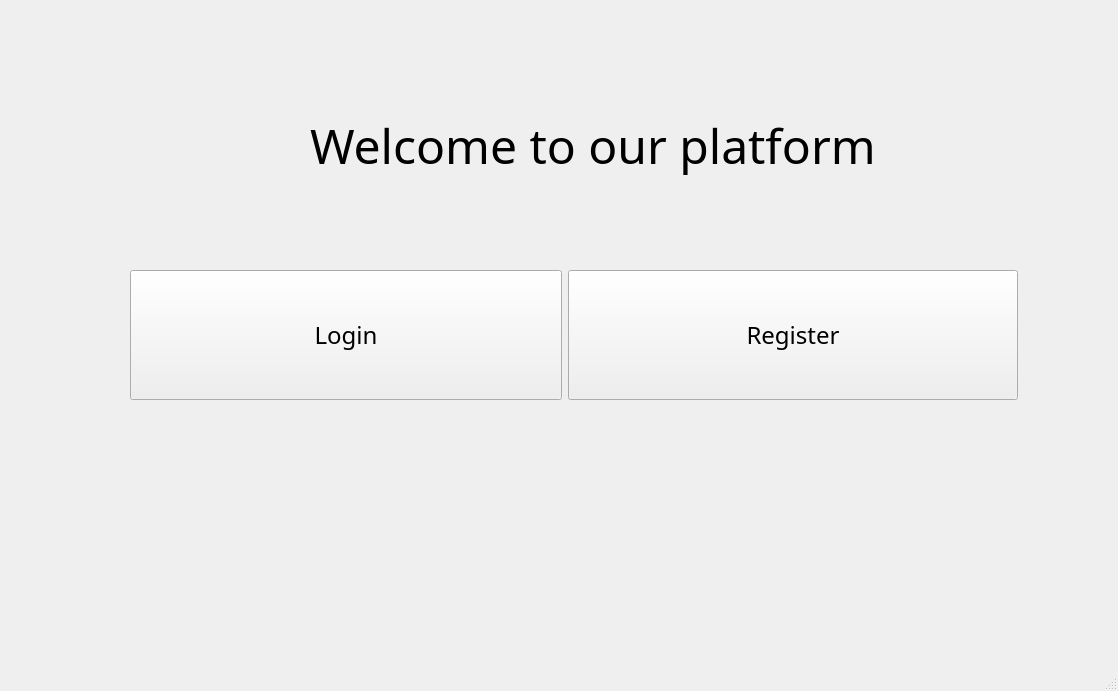
<?xml version="1.0" encoding="UTF-8"?>
<ui version="4.0">
 <class>MainWindow</class>
 <widget class="QMainWindow" name="MainWindow">
  <property name="geometry">
   <rect>
    <x>0</x>
    <y>0</y>
    <width>1118</width>
    <height>691</height>
   </rect>
  </property>
  <property name="windowTitle">
   <string>MainWindow</string>
  </property>
  <widget class="QWidget" name="centralwidget">
   <widget class="QStackedWidget" name="stackedWidget">
    <property name="geometry">
     <rect>
      <x>0</x>
      <y>0</y>
      <width>1111</width>
      <height>661</height>
     </rect>
    </property>
    <widget class="QWidget" name="homePage">
     <widget class="QLabel" name="title_homePage">
      <property name="geometry">
       <rect>
        <x>310</x>
        <y>90</y>
        <width>601</width>
        <height>111</height>
       </rect>
      </property>
      <property name="font">
       <font>
        <family>Maiandra GD</family>
        <pointsize>36</pointsize>
        <bold>false</bold>
       </font>
      </property>
      <property name="text">
       <string>Welcome to our platform</string>
      </property>
     </widget>
     <widget class="QWidget" name="horizontalLayoutWidget_3">
      <property name="geometry">
       <rect>
        <x>130</x>
        <y>260</y>
        <width>888</width>
        <height>151</height>
       </rect>
      </property>
      <layout class="QHBoxLayout" name="horizontalLayout_3">
       <item>
        <widget class="QPushButton" name="loginButtonHomePage">
         <property name="minimumSize">
          <size>
           <width>430</width>
           <height>130</height>
          </size>
         </property>
         <property name="font">
          <font>
           <family>Maiandra GD</family>
           <pointsize>18</pointsize>
          </font>
         </property>
         <property name="text">
          <string>Login</string>
         </property>
        </widget>
       </item>
       <item>
        <widget class="QPushButton" name="registerButtonHomePage">
         <property name="minimumSize">
          <size>
           <width>450</width>
           <height>130</height>
          </size>
         </property>
         <property name="font">
          <font>
           <family>Maiandra GD</family>
           <pointsize>18</pointsize>
          </font>
         </property>
         <property name="text">
          <string>Register</string>
         </property>
        </widget>
       </item>
      </layout>
     </widget>
    </widget>
    <widget class="QWidget" name="loginPage">
     <widget class="QWidget" name="horizontalLayoutWidget_2">
      <property name="geometry">
       <rect>
        <x>10</x>
        <y>10</y>
        <width>1091</width>
        <height>51</height>
       </rect>
      </property>
      <layout class="QHBoxLayout" name="horizontalLayout_2">
       <item>
        <spacer name="horizontalSpacer_3">
         <property name="orientation">
          <enum>Qt::Horizontal</enum>
         </property>
         <property name="sizeHint" stdset="0">
          <size>
           <width>40</width>
           <height>20</height>
          </size>
         </property>
        </spacer>
       </item>
       <item>
        <widget class="QLabel" name="titleRegisterPage_2">
         <property name="font">
          <font>
           <family>Maiandra GD</family>
           <pointsize>16</pointsize>
          </font>
         </property>
         <property name="text">
          <string>Welcome to our platform</string>
         </property>
        </widget>
       </item>
       <item>
        <spacer name="horizontalSpacer_4">
         <property name="orientation">
          <enum>Qt::Horizontal</enum>
         </property>
         <property name="sizeHint" stdset="0">
          <size>
           <width>40</width>
           <height>20</height>
          </size>
         </property>
        </spacer>
       </item>
      </layout>
     </widget>
     <widget class="QWidget" name="gridLayoutWidget">
      <property name="geometry">
       <rect>
        <x>330</x>
        <y>120</y>
        <width>491</width>
        <height>421</height>
       </rect>
      </property>
      <layout class="QGridLayout" name="gridLayout">
       <item row="0" column="0">
        <widget class="QGroupBox" name="loginGroupBox">
         <property name="font">
          <font>
           <family>Maiandra GD</family>
           <pointsize>14</pointsize>
          </font>
         </property>
         <property name="title">
          <string>Login</string>
         </property>
         <widget class="QLabel" name="emailLoginPage">
          <property name="geometry">
           <rect>
            <x>60</x>
            <y>70</y>
            <width>181</width>
            <height>31</height>
           </rect>
          </property>
          <property name="font">
           <font>
            <family>Maiandra GD</family>
            <pointsize>14</pointsize>
           </font>
          </property>
          <property name="text">
           <string>Enter your email</string>
          </property>
         </widget>
         <widget class="QPlainTextEdit" name="passInputLoginPage">
          <property name="geometry">
           <rect>
            <x>60</x>
            <y>180</y>
            <width>291</width>
            <height>41</height>
           </rect>
          </property>
         </widget>
         <widget class="QPlainTextEdit" name="inputEmailLoginPage">
          <property name="geometry">
           <rect>
            <x>60</x>
            <y>100</y>
            <width>291</width>
            <height>41</height>
           </rect>
          </property>
         </widget>
         <widget class="QLabel" name="passLoginPage">
          <property name="geometry">
           <rect>
            <x>60</x>
            <y>140</y>
            <width>181</width>
            <height>31</height>
           </rect>
          </property>
          <property name="font">
           <font>
            <family>Maiandra GD</family>
            <pointsize>14</pointsize>
           </font>
          </property>
          <property name="text">
           <string>Enter your password</string>
          </property>
         </widget>
         <widget class="QPushButton" name="loginButtonLoginPage">
          <property name="geometry">
           <rect>
            <x>140</x>
            <y>230</y>
            <width>141</width>
            <height>41</height>
           </rect>
          </property>
          <property name="font">
           <font>
            <family>Maiandra GD</family>
            <pointsize>14</pointsize>
           </font>
          </property>
          <property name="text">
           <string>Login</string>
          </property>
         </widget>
         <widget class="QLabel" name="announceLoginPage">
          <property name="geometry">
           <rect>
            <x>50</x>
            <y>310</y>
            <width>281</width>
            <height>51</height>
           </rect>
          </property>
          <property name="font">
           <font>
            <family>Maiandra GD</family>
            <pointsize>14</pointsize>
           </font>
          </property>
          <property name="text">
           <string>Don't you have an account?</string>
          </property>
         </widget>
         <widget class="QPushButton" name="registerButtonLoginPage">
          <property name="geometry">
           <rect>
            <x>310</x>
            <y>320</y>
            <width>121</width>
            <height>31</height>
           </rect>
          </property>
          <property name="font">
           <font>
            <family>Maiandra GD</family>
            <pointsize>14</pointsize>
           </font>
          </property>
          <property name="styleSheet">
           <string notr="true">border: 0px;</string>
          </property>
          <property name="text">
           <string>Register here</string>
          </property>
         </widget>
        </widget>
       </item>
      </layout>
     </widget>
    </widget>
    <widget class="QWidget" name="registerPage">
     <widget class="QGroupBox" name="registerGroupBox">
      <property name="geometry">
       <rect>
        <x>330</x>
        <y>70</y>
        <width>451</width>
        <height>551</height>
       </rect>
      </property>
      <property name="font">
       <font>
        <family>Maiandra GD</family>
        <pointsize>14</pointsize>
       </font>
      </property>
      <property name="title">
       <string>Register</string>
      </property>
      <widget class="QPushButton" name="regsiterButton">
       <property name="geometry">
        <rect>
         <x>130</x>
         <y>410</y>
         <width>171</width>
         <height>41</height>
        </rect>
       </property>
       <property name="font">
        <font>
         <family>Maiandra GD</family>
         <pointsize>14</pointsize>
        </font>
       </property>
       <property name="text">
        <string>Register</string>
       </property>
      </widget>
      <widget class="QPlainTextEdit" name="cpassInputRegisterPage">
       <property name="geometry">
        <rect>
         <x>70</x>
         <y>340</y>
         <width>291</width>
         <height>41</height>
        </rect>
       </property>
      </widget>
      <widget class="QLabel" name="emailRegisterPage">
       <property name="geometry">
        <rect>
         <x>70</x>
         <y>60</y>
         <width>181</width>
         <height>31</height>
        </rect>
       </property>
       <property name="font">
        <font>
         <family>Maiandra GD</family>
         <pointsize>14</pointsize>
        </font>
       </property>
       <property name="text">
        <string>Email</string>
       </property>
      </widget>
      <widget class="QLabel" name="cpassRegisterPage">
       <property name="geometry">
        <rect>
         <x>70</x>
         <y>300</y>
         <width>181</width>
         <height>31</height>
        </rect>
       </property>
       <property name="font">
        <font>
         <family>Maiandra GD</family>
         <pointsize>14</pointsize>
        </font>
       </property>
       <property name="text">
        <string>Confirm password</string>
       </property>
      </widget>
      <widget class="QPlainTextEdit" name="usernameInputRegisterPage">
       <property name="geometry">
        <rect>
         <x>70</x>
         <y>170</y>
         <width>291</width>
         <height>41</height>
        </rect>
       </property>
      </widget>
      <widget class="QPlainTextEdit" name="emailInputRegisterPage">
       <property name="geometry">
        <rect>
         <x>70</x>
         <y>90</y>
         <width>291</width>
         <height>41</height>
        </rect>
       </property>
      </widget>
      <widget class="QLabel" name="passRegisterPage">
       <property name="geometry">
        <rect>
         <x>70</x>
         <y>220</y>
         <width>181</width>
         <height>31</height>
        </rect>
       </property>
       <property name="font">
        <font>
         <family>Maiandra GD</family>
         <pointsize>14</pointsize>
        </font>
       </property>
       <property name="text">
        <string>Password</string>
       </property>
      </widget>
      <widget class="QLabel" name="usernameRegisterPage">
       <property name="geometry">
        <rect>
         <x>70</x>
         <y>130</y>
         <width>181</width>
         <height>31</height>
        </rect>
       </property>
       <property name="font">
        <font>
         <family>Maiandra GD</family>
         <pointsize>14</pointsize>
        </font>
       </property>
       <property name="text">
        <string>Username</string>
       </property>
      </widget>
      <widget class="QPlainTextEdit" name="passInputRegisterPage">
       <property name="geometry">
        <rect>
         <x>70</x>
         <y>250</y>
         <width>291</width>
         <height>41</height>
        </rect>
       </property>
      </widget>
      <widget class="QLabel" name="announceRegisterPage">
       <property name="geometry">
        <rect>
         <x>30</x>
         <y>480</y>
         <width>281</width>
         <height>51</height>
        </rect>
       </property>
       <property name="font">
        <font>
         <family>Maiandra GD</family>
         <pointsize>14</pointsize>
        </font>
       </property>
       <property name="text">
        <string>Do you have already an account?</string>
       </property>
      </widget>
      <widget class="QPushButton" name="logginButtonRegisterPage">
       <property name="geometry">
        <rect>
         <x>320</x>
         <y>490</y>
         <width>121</width>
         <height>31</height>
        </rect>
       </property>
       <property name="font">
        <font>
         <family>Maiandra GD</family>
         <pointsize>14</pointsize>
        </font>
       </property>
       <property name="styleSheet">
        <string notr="true">border: 0px;</string>
       </property>
       <property name="text">
        <string>Login here</string>
       </property>
      </widget>
     </widget>
     <widget class="QWidget" name="horizontalLayoutWidget">
      <property name="geometry">
       <rect>
        <x>20</x>
        <y>10</y>
        <width>1091</width>
        <height>51</height>
       </rect>
      </property>
      <layout class="QHBoxLayout" name="horizontalLayout">
       <item>
        <spacer name="horizontalSpacer">
         <property name="orientation">
          <enum>Qt::Horizontal</enum>
         </property>
         <property name="sizeHint" stdset="0">
          <size>
           <width>40</width>
           <height>20</height>
          </size>
         </property>
        </spacer>
       </item>
       <item>
        <widget class="QLabel" name="titleRegisterPage">
         <property name="font">
          <font>
           <family>Maiandra GD</family>
           <pointsize>16</pointsize>
          </font>
         </property>
         <property name="text">
          <string>Welcome to our platform</string>
         </property>
        </widget>
       </item>
       <item>
        <spacer name="horizontalSpacer_2">
         <property name="orientation">
          <enum>Qt::Horizontal</enum>
         </property>
         <property name="sizeHint" stdset="0">
          <size>
           <width>40</width>
           <height>20</height>
          </size>
         </property>
        </spacer>
       </item>
      </layout>
     </widget>
    </widget>
    <widget class="QWidget" name="dashboardPage">
     <widget class="QLabel" name="quizzLabel">
      <property name="geometry">
       <rect>
        <x>190</x>
        <y>60</y>
        <width>241</width>
        <height>81</height>
       </rect>
      </property>
      <property name="font">
       <font>
        <family>Maiandra GD</family>
        <pointsize>20</pointsize>
       </font>
      </property>
      <property name="text">
       <string>Quizz</string>
      </property>
     </widget>
     <widget class="QPushButton" name="backButton">
      <property name="geometry">
       <rect>
        <x>10</x>
        <y>10</y>
        <width>151</width>
        <height>31</height>
       </rect>
      </property>
      <property name="font">
       <font>
        <family>Maiandra GD</family>
        <pointsize>16</pointsize>
       </font>
      </property>
      <property name="text">
       <string>Home Page</string>
      </property>
     </widget>
     <widget class="QGroupBox" name="groupBox">
      <property name="geometry">
       <rect>
        <x>150</x>
        <y>160</y>
        <width>361</width>
        <height>241</height>
       </rect>
      </property>
      <property name="font">
       <font>
        <family>Maiandra GD</family>
        <pointsize>16</pointsize>
       </font>
      </property>
      <property name="title">
       <string>2 + 2  : 2</string>
      </property>
      <widget class="QRadioButton" name="radioButton_4">
       <property name="geometry">
        <rect>
         <x>90</x>
         <y>160</y>
         <width>89</width>
         <height>20</height>
        </rect>
       </property>
       <property name="text">
        <string>5</string>
       </property>
      </widget>
      <widget class="QRadioButton" name="radioButton">
       <property name="geometry">
        <rect>
         <x>90</x>
         <y>40</y>
         <width>89</width>
         <height>20</height>
        </rect>
       </property>
       <property name="text">
        <string>1</string>
       </property>
      </widget>
      <widget class="QRadioButton" name="radioButton_2">
       <property name="geometry">
        <rect>
         <x>90</x>
         <y>80</y>
         <width>89</width>
         <height>20</height>
        </rect>
       </property>
       <property name="text">
        <string>3</string>
       </property>
      </widget>
      <widget class="QRadioButton" name="radioButton_3">
       <property name="geometry">
        <rect>
         <x>90</x>
         <y>120</y>
         <width>89</width>
         <height>20</height>
        </rect>
       </property>
       <property name="text">
        <string>4</string>
       </property>
      </widget>
     </widget>
    </widget>
   </widget>
  </widget>
  <widget class="QMenuBar" name="menubar">
   <property name="geometry">
    <rect>
     <x>0</x>
     <y>0</y>
     <width>1118</width>
     <height>22</height>
    </rect>
   </property>
  </widget>
  <widget class="QStatusBar" name="statusbar"/>
 </widget>
 <resources/>
 <connections/>
</ui>
